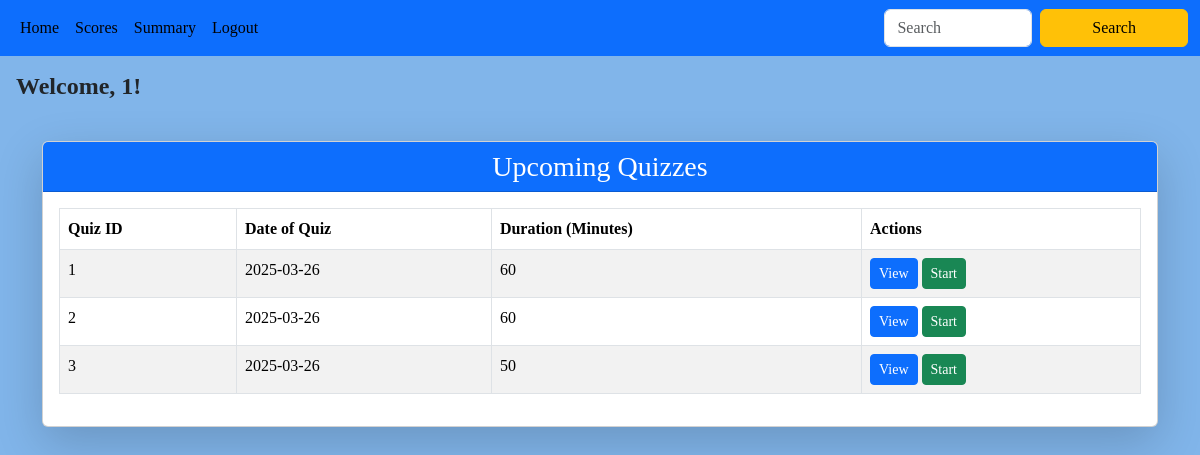
The page /user/1 on the database as committed earlier.
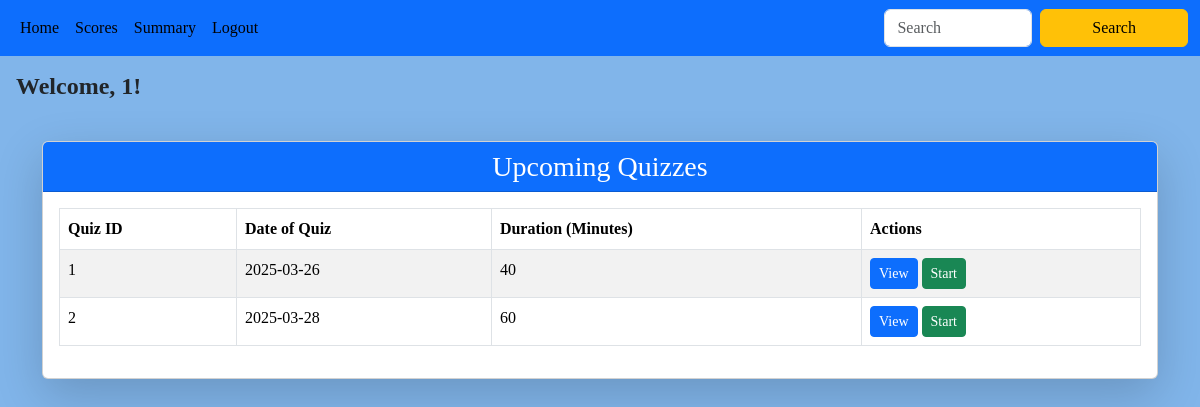
The same page on the database as committed later.
### backend/models.py (models this page shows)
class Quiz(db.Model):
    __tablename__ = "quiz"
    id = db.Column(db.Integer, primary_key=True)
    date_of_quiz = db.Column(db.Date, nullable=False)
    time_duration_minutes = db.Column(db.Integer, nullable=False)
    chapter_id = db.Column(db.Integer, db.ForeignKey("chapter.id"), nullable=False, index=True)
    remark = db.Column(db.String(), nullable=True ,default="No remark")
    questions = db.relationship("Question", cascade="all,delete-orphan", backref="quiz", lazy=True)
    scores = db.relationship("Score", cascade="all,delete-orphan", backref="quiz", lazy=True)

### backend/controller.py (the view)
@app.route("/user/<id>")
def user_dashboard(id):
    msg = request.args.get('msg')
    quizzes=get_quiz()
    return render_template("user.html",id=id,quizzes=quizzes,msg=msg)

### backend/controller.py (called while the page is built)
def get_quiz():
    quizzes=Quiz.query.all()
    return quizzes

### templates/user.html (shortened to what this page needs)
{% extends "user_layout.html" %}
{% block content %}
    <h4 class="p-3" style="font-family: 'Times New Roman', Times, serif; font-weight: bold;">
        Welcome, {{ id }}!
    </h4>
   <div class="container mt-4">
    {% if quizzes %}
        <div class="card shadow-lg">
            <div class="card-header text-center bg-primary text-white">
                <h3 class="card-title mb-0">Upcoming Quizzes</h3>
            </div>
            <div class="card-body">
                <div class="table-responsive">
                    <table class="table table-bordered table-striped">
                        <thead class="thead-dark">
                            <tr>
                                <th>Quiz ID</th>
                                <th>Date of Quiz</th>
                                <th>Duration (Minutes)</th>
                                <th>Actions</th>
                            </tr>
                        </thead>
                        <tbody>
                            {% for quiz in quizzes %}
                            <tr>
                                <td>{{ quiz.id }}</td>
                                <td>{{ quiz.date_of_quiz }}</td>
                                <td>{{ quiz.time_duration_minutes }}</td>
                                <td>
                                    <a href="/view_quiz/{{quiz.chapter_id}}/{{id}}" class="btn btn-sm btn-primary">View</a>
                                    <a href="/start_quiz/{{quiz.id}}/{{id}}" class="btn btn-sm btn-success">Start</a>
                                </td>
                            </tr>
                            {% endfor %}
                    </table>
            </div>
        </div>
    {% else %}
        <div class="alert alert-info text-center mt-4">
            <h5>No upcoming quizzes available.</h5>
        </div>
    {% endif %}
   </div>
{% endblock %}

Rows that differ between the two databases and show on the page:
removed Quiz: id "3", date_of_quiz "2025-03-26", time_duration_minutes "50"
changed Quiz id 1: time_duration_minutes "60" → "40"
changed Quiz id 2: date_of_quiz "2025-03-26" → "2025-03-28"
